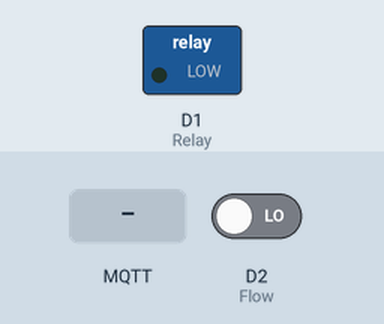
Recording of a sketch running on a simulated ESP8266 (NodeMCU). Parts: switched loads named in the sketch (green lamp = pin HIGH). The test bench sets the inputs (shaded band); at power-on: D2 (Flow) LOW. WiFi joins after 1.5 s; servers stay silent unless stated; no MQTT or app messages arrive unless stated; what the sketch prints to the serial monitor is not drawn.

Above: at 2.7 s.
2.8 s: MQTT message "ON" arrives on the first subscribed topic
At 4.0 s:
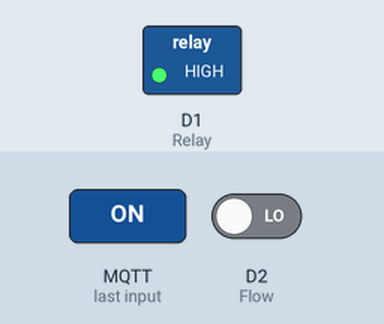
Timing chart, 0 to 5.8 s (numbered marks = the images above; inputs shaded):
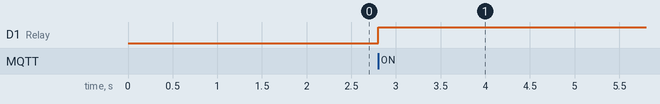

Measured:
- after the input at 2.8 s, D1 (Relay): LOW → HIGH at once

The sketch:

Beer_ESP.ino
```cpp
//Libraries:
//Import the libraries of...
//Wifi-->
#include <ESP8266WiFi.h>
#include <ESP8266WiFiMulti.h>

//MQTT-->
#include <PubSubClient.h>
//defines of id mqtt and topics for publish and subscribe
#define FLOW_PUBLISH   "/sensor/FlowSensor"
#define Relay_SUBSCRIBE   "/sensor/Relay"   //topic MQTT to receive information from the Broker(Raspberry Pi)
#define ID_MQTT  "Anderson"

#define MAX_DELAY 5

//Variables and Global objects:
//Wifi-->
const char* SSID2 = "fameno-iot";   //Put here the SSID / name of the WI-FI that you want to connect
const char* PASSWORD2 = "provaprova"; //Put here the password of the WI-FI that you want to connect

const char* SSID1 = "HUAWEI-eA260-E42A";
const char* PASSWORD1 = "GdmYn8A0GHYB4Ad";

const char* SSID = "WLAN_91";
const char* PASSWORD = "Z001349ECBA90";

ESP8266WiFiMulti WiFiMulti;

//Flow-->
float count = 0.0; // variable to store the “rise ups” from the flowmeter pulses
int seconds = 0;
float lastvalue = 0;
const int Flow = 4; // variable for D2 pin

//Relay-->
const int Relay = D1;


//MQTT-->
WiFiClient espClient; // Create the object espClient
PubSubClient MQTT(espClient); // Instance the Cliente MQTT passing the object espClient

const char* BROKER_MQTT = "192.168.1.14"; //URL do broker MQTT that you want to user
int BROKER_PORT = 1883; // Port of Broker MQTT

//Relay-->
char* Relay_status = "OFF";


//Prototypes(Methods):
//Serial-->
void initSerial();
void InitOutputs(void);

//Wifi-->
void initWiFi();
void reconectWiFi();
void VerificaConexoesWiFIEMQTT(void);

//Flow-->
void getAmountOfBeer();
void SendFlowmeter(void);

//MQTT-->
void initMQTT();
void reconnectMQTT();
void mqtt_callback(char* topic, byte* payload, unsigned int length);

void setup() {
  InitOutputs();
  initSerial();
  initWiFi();
  initMQTT();
}

void loop() {
  //keep-alive the comunication with the Broker MQTT
  if (!MQTT.loop()) { //false - the client is no longer connected
    VerificaConexoesWiFIEMQTT();
  }
  checkTemps();
  if (digitalRead(Flow) == HIGH) {         // check if the input is HIGH (button released)
    getAmountOfBeer();
  }
  delay(10);
}

//Functions:
//Function: Inicialize the outputs and inputs
//Parameters: nothing
//Retorn: nothing
void InitOutputs(void)
{
  //Relay-->
  pinMode(Relay, OUTPUT);
  digitalWrite(Relay, 0);

  //Flow-->
  pinMode(Flow, INPUT);
}

//Function: Inicialize the Serial
//Parameters: nothing
//Retorn: nothing
void initSerial()
{
  Serial.begin(115200);
}

//Function: Inicialize and connect on the WI-FI
//Parameters: nothing
//Retorn: nothing
void initWiFi()
{
  Serial.println("------Conection WI-FI with NodeMCU -----");
  Serial.print("Connecting on WI-FI: ");
  Serial.println(SSID);
  Serial.println(SSID1);
  Serial.println(SSID2);
  // We start by connecting to a WiFi network
  WiFi.mode(WIFI_STA);
  WiFiMulti.addAP(SSID, PASSWORD);
  WiFiMulti.addAP(SSID1, PASSWORD1);
  WiFiMulti.addAP(SSID2, PASSWORD2);

  checkWiFi();
}

//Function: reconnect to broker MQTT and WI-FI
//Parameters: nothing
//Retorn: nothing
void VerificaConexoesWiFIEMQTT(void)
{
  checkMQTT();
  checkWiFi(); //reconnect on WI-Fi
}

//Function: check WiFi
//Parameters: nothing
//Retorn: nothing
void checkWiFi()
{
  if (WiFiMulti.run() != WL_CONNECTED)
    reconectWiFi();
}

//Function: reconnect to WiFi
//Parameters: nothing
//Retorn: nothing
void reconectWiFi()
{
  Serial.print("Wait for WiFi...");

  while (WiFiMulti.run() != WL_CONNECTED) {
    delay(500);
    Serial.print(".");
  }

  Serial.println("WiFi connected");
  Serial.print("IP address: ");
  Serial.println(WiFi.localIP());
}
//Function: check MQTT
//Parameters: nothing
//Retorn: nothing
void checkMQTT()
{
  if (!MQTT.connected())
    reconnectMQTT(); //reconnect with the broker
}

//Function: reconnect to broker MQTT
//Parameters: nothing
//Retorn: nothing
void reconnectMQTT()
{
  while (!MQTT.connected())
  {
    Serial.print("* Trying connect to Broker MQTT: ");
    Serial.println(BROKER_MQTT);
    if (MQTT.connect(ID_MQTT))
    {
      Serial.println("Connected to broker MQTT!");
      MQTT.subscribe(Relay_SUBSCRIBE);
    }
    else
    {
      Serial.println("Fail to reconnect with broker.");
      Serial.println("There will be another connection in 2s");
      delay(2000);
    }
  }
}

//Function: Inicialize parameters of connetion MQTT
//Parameters: nothing
//Retorn: nothing
void initMQTT()
{
  MQTT.setServer(BROKER_MQTT, BROKER_PORT);
  MQTT.setCallback(mqtt_callback);
}

//Function: function callback
//        this funtion will be called everytime that one information come from the broker
//Parameters: nothing
//Retorn: nothing
void mqtt_callback(char* topic, byte* payload, unsigned int length)
{
  String msg;

  //Get the string of payload received
  for (int i = 0; i < length; i++)
  {
    char c = (char)payload[i];
    msg += c;
  }

  if (msg.equals("ON"))
  {
    digitalWrite(Relay, 1);

    Relay_status = "ON";
    delay(6000);
    Serial.println(Relay_status);
  }

  if (msg.equals("OFF"))
  {
    digitalWrite(Relay, 0);

    Serial.println(Relay_status);
    Relay_status = "OFF";
  }
}

//Function: Get the amount of beer
//Parameters: nothing
//Retorn: nothing
void getAmountOfBeer()
{
  count += 1;
  seconds = 0;
  Serial.print("Click ");
  Serial.println(count);

}
void checkTemps() {
  if (seconds > MAX_DELAY && count > 0) {
    SendFlowmeter();
  }

  seconds += 1;
}

//Function: Send to Raspberry Pi the Flow value
//Parameters: nothing
//Retorn: nothing
void SendFlowmeter(void)
{
  static char value[7];
  //double to string format, 6 cifras, 2 decimales
  dtostrf(count, 6, 2, value);
  MQTT.publish("/sensor/FlowSensor", value);
  Serial.print("- Flow value ");
  Serial.print(value);
  Serial.println(" sent to Raspberry(Broker)");
  count = 0;
}
```
